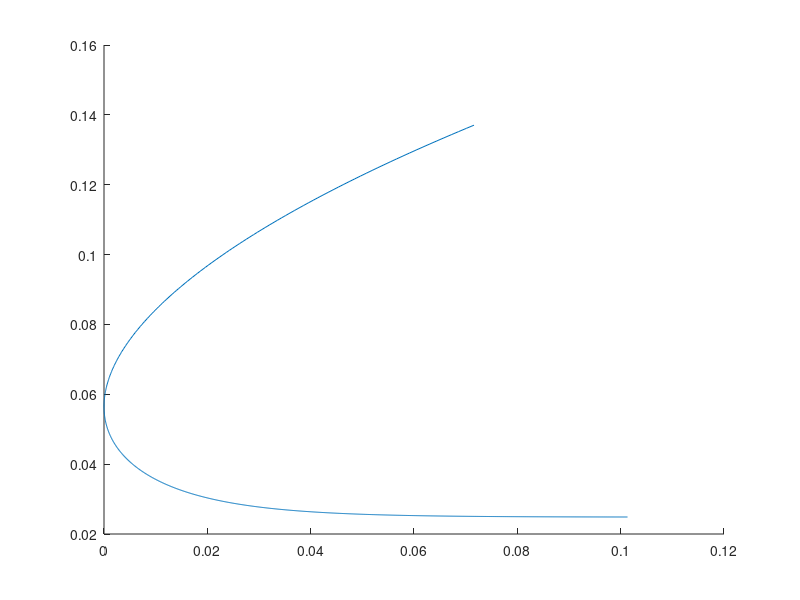

This figure's MATLAB source: (Note: this script raises an error after producing the figure.)
clear;

t = 0.1;
d = @(t) 2 * sqrt(t);
d_t = @(t) 1 / sqrt(t);
J = @(t) (pi / 8) * d(t) / (d_t(t)^2);

%% Sets up figure
close(figure(1));
figure(1);
hold on;

%% Plots free surface
sigmas = 10.^linspace(-6, 1.1, 1e3);
surface_xs = (J(t) / pi) * (sigmas - log(sigmas) - 1);
surface_zs = J(t) * (1 + 4 * sqrt(sigmas) / pi);
plot(surface_xs, surface_zs);

%% Plot the sample points
options = optimoptions('fsolve', 'FunctionTolerance', 1e-10, 'Steptolerance', 1e-8, 'OptimalityTolerance', 1e-10);
eta0_guess = -0.01 + 1e-10;
eta0 = fsolve(@(eta) (eta + 4 * 1i * sqrt(eta) - log(eta) + 1i * pi - 1), eta0_guess, options);
num_reals = 1e2;
num_imags = 1e2;
eta_reals = linspace(eta0, 2, num_reals);
eta_imags = linspace(0, 0.5, num_imags);
xs = [];
zs = [];
for eta_imag = eta_imags
    for eta_real = eta_reals
        eta = eta_real + 1i * eta_imag;
        zeta = (J(t) / pi) * (eta + 4 * 1i * sqrt(eta) - log(eta) + 1i * pi - 1);

        xs(end + 1) = real(zeta);
        zs(end + 1) = imag(zeta);
    end 
    plot(surface_xs, surface_zs);
    hold on;
    scatter(xs, zs);
    hold off;
    drawnow;
    pause(0.01);
end

%% Find query points in z
no_points = 256;
etaq = jet_root_etas(no_points);
figure(1);
hold on;
xs_plot = zeros(size(etaq));
zs_plot = zeros(size(etaq));
for m = 1 : length(etaq)
    eta = etaq(m);
    zeta = (J(t) / pi) * (eta + 4 * 1i * sqrt(eta) - log(eta) + 1i * pi - 1);
        
    xs_plot(m) = real(zeta);
    zs_plot(m) = imag(zeta);
end
scatter(xs_plot, zs_plot, [], 'red');
xlim([-0.1, 0.1]);

%%


